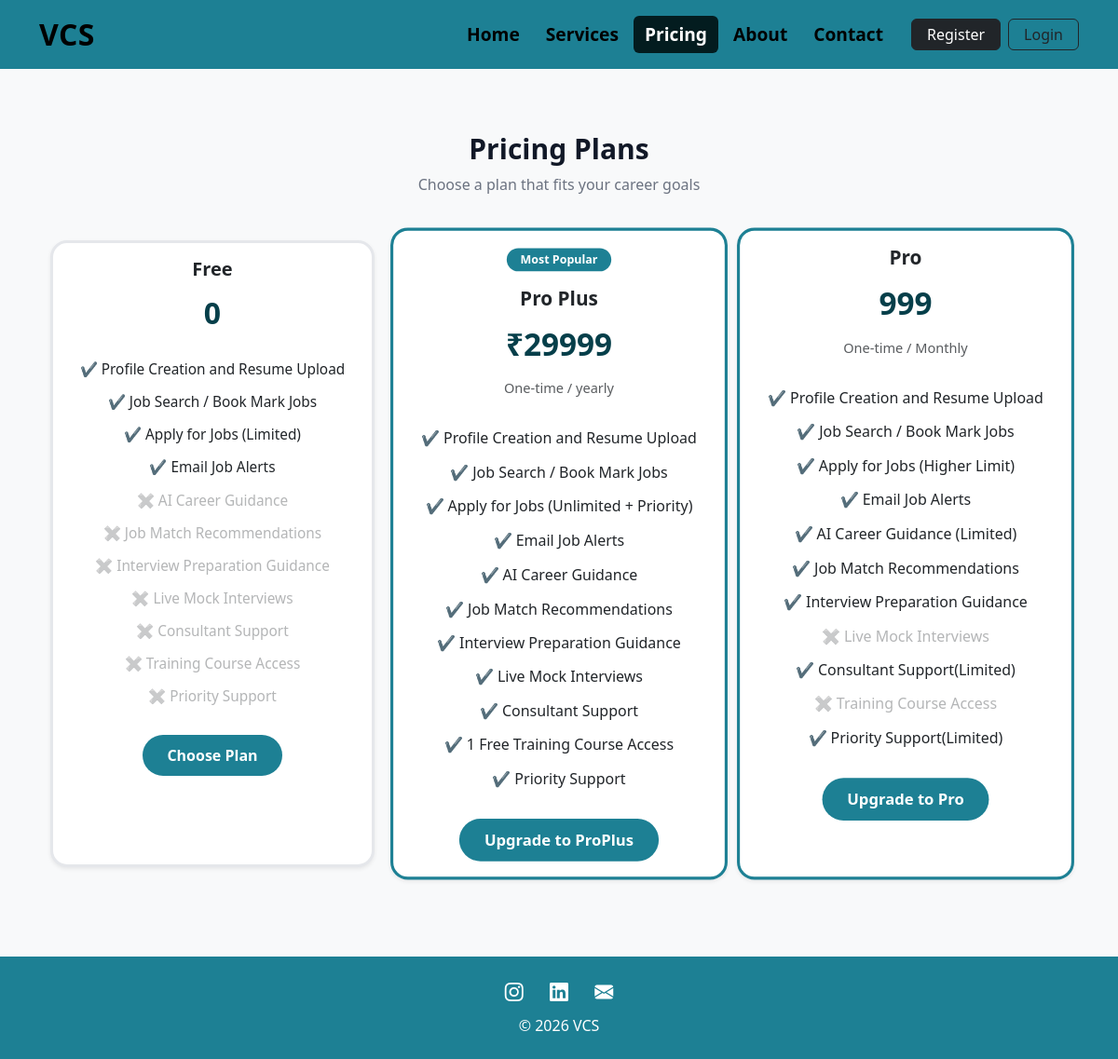
The page /pricing/ on the database its author committed.
### core/models.py (models this page shows, shortened)
class PricingPage(models.Model):
    title = models.CharField(max_length=120, default="Pricing Plans")
    subtitle = models.CharField(max_length=255, blank=True)
    is_active = models.BooleanField(default=True)

class PricingPlan(models.Model):
    page = models.ForeignKey(PricingPage, on_delete=models.CASCADE, related_name="plans")
    name = models.CharField(max_length=50)
    price = models.CharField(max_length=50)
    description = models.CharField(max_length=120, blank=True)
    badge = models.CharField(max_length=50, blank=True)  # Most Popular
    button_text = models.CharField(max_length=50, default="Choose Plan")
    is_current = models.BooleanField(default=False)
    is_highlighted = models.BooleanField(default=False)
    order = models.PositiveIntegerField(default=0)
    is_active = models.BooleanField(default=True)
    class Meta:
        ordering = ["order"]

class PricingFeature(models.Model):
    plan = models.ForeignKey(PricingPlan, on_delete=models.CASCADE, related_name="features")
    text = models.CharField(max_length=150)
    included = models.BooleanField(default=True)
    order = models.PositiveIntegerField(default=0)
    class Meta:
        ordering = ["order"]

### core/views.py (the view)
# urls.py: path("pricing/", pricing_view, name="pricing"),
def pricing_view(request):
    page = PricingPage.objects.filter(is_active=True)\
        .prefetch_related("plans__features")\
        .first()
    return render(request, "core/pricing.html", {
        "page": page
    })

### core/templates/core/pricing.html (shortened to what this page needs)
{% extends "accounts/base.html" %}
{% block content %}
<div class="container py-5">
{% if page %}
  <div class="text-center mb-5">
    <h2 class="fw-bold page-title">{{ page.title }}</h2>
    <p class="page-subtitle">{{ page.subtitle }}</p>
  </div>
  <div class="row g-4 justify-content-center">
{% for plan in page.plans.all %}
{% if plan.is_active %}
<div class="col-12 col-md-6 col-lg-4">
  <div class="card pricing-card h-100 shadow-sm {% if plan.is_highlighted %}featured-plan{% endif %}">
    {% if plan.badge %}
    <div class="text-center mt-3">
      <span class="badge brand-badge">{{ plan.badge }}</span>
    </div>
    {% endif %}
    <div class="card-body text-center">
      <h5 class="card-title fw-semibold">{{ plan.name }}</h5>
      <h2 class="my-3 plan-price">
        {{ plan.price }}
      </h2>
      <p class="text-muted small">{{ plan.description }}</p>
      <ul class="list-unstyled my-4">
        {% for feature in plan.features.all %}
          <li class="{% if not feature.included %}text-muted{% endif %}">
            {% if feature.included %}✔{% else %}✖{% endif %}
            {{ feature.text }}
          </li>
        {% endfor %}
      </ul>
      {% if plan.is_current %}
        <span class="btn current-plan-btn">
          Current Plan
        </span>
      {% else %}
        {% if user.is_authenticated %}
            <a href="{% url 'settings' %}" class="btn brand-btn fw-semibold">
                {{ plan.button_text }}
            </a>
        {% else %}
            <a href="{% url 'login' %}?next={% url 'settings' %}" class="btn brand-btn fw-semibold">
                {{ plan.button_text }}
            </a>
        {% endif %}
      {% endif %}
    </div>
  </div>
</div>
{% endif %}
{% endfor %}
  </div>
{% endif %}
</div>
{% endblock %}

### accounts/templates/accounts/base.html (style rules this page uses)
body { padding-top: 70px; background-color: #f8f9fa; }

### core/templates/core/pricing.html (style rules this page uses)
:root { --primary:#1d8094; --primary-dark:#063f4a; --primary-hover:#166978; --bg:#f8fafc; }
.page-title { color:#111827; font-size:clamp(1.8rem,2.5vw,2.4rem); }
.page-subtitle { color:#6b7280; }
.pricing-card { border-radius:18px; border:3px solid #e5e7eb; background:#fff; position:relative; overflow:hidden; transition:all .35s ease; }
.featured-plan { border-color:var(--primary); transform:scale(1.04); }
.pricing-card::before { content:""; position:absolute; top:0; left:0; height:4px; width:0%; background:linear-gradient(90deg,var(--primary),var(--primary-dark)); transition:.35s ease; }
.plan-price { font-weight:700; color:var(--primary-dark); }
.brand-badge { background:var(--primary); color:#fff; font-weight:600; padding:6px 14px; border-radius:30px; }
.pricing-card ul li { padding:6px 0; font-size:.96rem; }
.pricing-card ul li.text-muted { opacity:.45; }
.brand-btn { background:var(--primary); color:#fff; border:none; border-radius:40px; padding:10px 26px; transition:.25s; }

### rows shown on the page
PricingPage: title "Pricing Plans", subtitle "Choose a plan that fits your career goals"
PricingPlan: name "Free", price "0", button_text "Choose Plan"
PricingFeature: text "Profile Creation and Resume Upload"
PricingFeature: text "Job Search / Book Mark Jobs"
PricingFeature: text "Apply for Jobs (Limited)"
PricingFeature: text "Email Job Alerts"
PricingFeature: text "AI Career Guidance"
PricingFeature: text "Job Match Recommendations"
PricingFeature: text "Interview Preparation Guidance"
PricingFeature: text "Live Mock Interviews"
PricingFeature: text "Consultant Support"
PricingFeature: text "Training Course Access"
PricingFeature: text "Priority Support"
PricingPlan: badge "Most Popular", name "Pro Plus", price "₹29999", description "One-time / yearly", button_text "Upgrade to ProPlus"
PricingFeature: text "Profile Creation and Resume Upload"
PricingFeature: text "Job Search / Book Mark Jobs"
PricingFeature: text "Apply for Jobs (Unlimited + Priority)"
PricingFeature: text "Email Job Alerts"
PricingFeature: text "AI Career Guidance"
PricingFeature: text "Job Match Recommendations"
PricingFeature: text "Interview Preparation Guidance"
PricingFeature: text "Live Mock Interviews"
PricingFeature: text "Consultant Support"
PricingFeature: text "1 Free Training Course Access"
PricingFeature: text "Priority Support"
PricingPlan: name "Pro", price "999", description "One-time / Monthly", button_text "Upgrade to Pro"
PricingFeature: text "Profile Creation and Resume Upload"
PricingFeature: text "Job Search / Book Mark Jobs"
PricingFeature: text "Apply for Jobs (Higher Limit)"
PricingFeature: text "Email Job Alerts"
PricingFeature: text "AI Career Guidance (Limited)"
PricingFeature: text "Job Match Recommendations"
PricingFeature: text "Interview Preparation Guidance"
PricingFeature: text "Live Mock Interviews"
PricingFeature: text "Consultant Support(Limited)"
PricingFeature: text "Training Course Access"
PricingFeature: text "Priority Support(Limited)"
